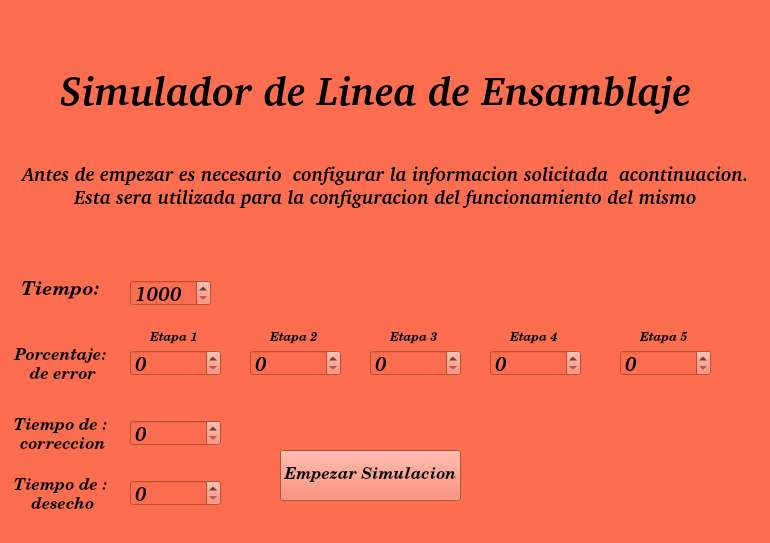
<?xml version="1.0" encoding="UTF-8"?>
<ui version="4.0">
 <class>Widget</class>
 <widget class="QWidget" name="Widget">
  <property name="geometry">
   <rect>
    <x>0</x>
    <y>0</y>
    <width>770</width>
    <height>543</height>
   </rect>
  </property>
  <property name="windowTitle">
   <string>Widget</string>
  </property>
  <property name="styleSheet">
   <string notr="true">background-color: rgb(252, 110, 79);</string>
  </property>
  <widget class="QLabel" name="label">
   <property name="geometry">
    <rect>
     <x>0</x>
     <y>50</y>
     <width>751</width>
     <height>81</height>
    </rect>
   </property>
   <property name="font">
    <font>
     <family>Bitstream Charter</family>
     <pointsize>30</pointsize>
     <weight>75</weight>
     <italic>true</italic>
     <bold>true</bold>
    </font>
   </property>
   <property name="text">
    <string>Simulador de Linea de Ensamblaje</string>
   </property>
   <property name="alignment">
    <set>Qt::AlignCenter</set>
   </property>
  </widget>
  <widget class="QLabel" name="label_2">
   <property name="geometry">
    <rect>
     <x>20</x>
     <y>150</y>
     <width>731</width>
     <height>71</height>
    </rect>
   </property>
   <property name="font">
    <font>
     <family>Bitstream Charter</family>
     <pointsize>14</pointsize>
     <weight>75</weight>
     <italic>true</italic>
     <bold>true</bold>
    </font>
   </property>
   <property name="text">
    <string>Antes de empezar es necesario  configurar la informacion solicitada  acontinuacion. 
Esta sera utilizada para la configuracion del funcionamiento del mismo</string>
   </property>
   <property name="alignment">
    <set>Qt::AlignCenter</set>
   </property>
  </widget>
  <widget class="QSpinBox" name="Phase1SpinBox">
   <property name="geometry">
    <rect>
     <x>130</x>
     <y>350</y>
     <width>91</width>
     <height>26</height>
    </rect>
   </property>
   <property name="font">
    <font>
     <family>Bitstream Charter</family>
     <pointsize>15</pointsize>
     <weight>75</weight>
     <italic>true</italic>
     <bold>true</bold>
    </font>
   </property>
   <property name="toolTip">
    <string>Porcentaje de error de la etapa 1</string>
   </property>
   <property name="minimum">
    <number>0</number>
   </property>
   <property name="maximum">
    <number>100</number>
   </property>
  </widget>
  <widget class="QLabel" name="label_3">
   <property name="geometry">
    <rect>
     <x>20</x>
     <y>270</y>
     <width>81</width>
     <height>41</height>
    </rect>
   </property>
   <property name="font">
    <font>
     <family>Century Schoolbook L</family>
     <pointsize>14</pointsize>
     <weight>75</weight>
     <italic>true</italic>
     <bold>true</bold>
    </font>
   </property>
   <property name="text">
    <string>Tiempo:</string>
   </property>
   <property name="alignment">
    <set>Qt::AlignCenter</set>
   </property>
  </widget>
  <widget class="QLabel" name="label_4">
   <property name="geometry">
    <rect>
     <x>0</x>
     <y>340</y>
     <width>121</width>
     <height>51</height>
    </rect>
   </property>
   <property name="font">
    <font>
     <family>Century Schoolbook L</family>
     <pointsize>12</pointsize>
     <weight>75</weight>
     <italic>true</italic>
     <bold>true</bold>
    </font>
   </property>
   <property name="text">
    <string>Porcentaje:
 de error</string>
   </property>
   <property name="alignment">
    <set>Qt::AlignCenter</set>
   </property>
  </widget>
  <widget class="QSpinBox" name="TimeSpinBox">
   <property name="geometry">
    <rect>
     <x>130</x>
     <y>280</y>
     <width>81</width>
     <height>26</height>
    </rect>
   </property>
   <property name="font">
    <font>
     <family>Bitstream Charter</family>
     <pointsize>15</pointsize>
     <weight>75</weight>
     <italic>true</italic>
     <bold>true</bold>
    </font>
   </property>
   <property name="toolTip">
    <string>Unidad de tiempo de las etapas</string>
   </property>
   <property name="minimum">
    <number>1000</number>
   </property>
   <property name="maximum">
    <number>10000</number>
   </property>
  </widget>
  <widget class="QSpinBox" name="Phase2SpinBox">
   <property name="geometry">
    <rect>
     <x>250</x>
     <y>350</y>
     <width>91</width>
     <height>26</height>
    </rect>
   </property>
   <property name="font">
    <font>
     <family>Bitstream Charter</family>
     <pointsize>15</pointsize>
     <weight>75</weight>
     <italic>true</italic>
     <bold>true</bold>
    </font>
   </property>
   <property name="toolTip">
    <string>Porcentaje de error de la etapa 2</string>
   </property>
   <property name="minimum">
    <number>0</number>
   </property>
   <property name="maximum">
    <number>100</number>
   </property>
  </widget>
  <widget class="QSpinBox" name="Phase3SpinBox">
   <property name="geometry">
    <rect>
     <x>370</x>
     <y>350</y>
     <width>91</width>
     <height>26</height>
    </rect>
   </property>
   <property name="font">
    <font>
     <family>Bitstream Charter</family>
     <pointsize>15</pointsize>
     <weight>75</weight>
     <italic>true</italic>
     <bold>true</bold>
    </font>
   </property>
   <property name="toolTip">
    <string>Porcentaje de error de la etapa 3</string>
   </property>
   <property name="minimum">
    <number>0</number>
   </property>
   <property name="maximum">
    <number>100</number>
   </property>
  </widget>
  <widget class="QSpinBox" name="Phase4SpinBox">
   <property name="geometry">
    <rect>
     <x>490</x>
     <y>350</y>
     <width>91</width>
     <height>26</height>
    </rect>
   </property>
   <property name="font">
    <font>
     <family>Bitstream Charter</family>
     <pointsize>15</pointsize>
     <weight>75</weight>
     <italic>true</italic>
     <bold>true</bold>
    </font>
   </property>
   <property name="toolTip">
    <string>Porcentaje de error de la etapa 4</string>
   </property>
   <property name="minimum">
    <number>0</number>
   </property>
   <property name="maximum">
    <number>100</number>
   </property>
  </widget>
  <widget class="QSpinBox" name="Phase5SpinBox">
   <property name="geometry">
    <rect>
     <x>620</x>
     <y>350</y>
     <width>91</width>
     <height>26</height>
    </rect>
   </property>
   <property name="font">
    <font>
     <family>Bitstream Charter</family>
     <pointsize>15</pointsize>
     <weight>75</weight>
     <italic>true</italic>
     <bold>true</bold>
    </font>
   </property>
   <property name="toolTip">
    <string>Porcentaje de error de la etapa 5</string>
   </property>
   <property name="minimum">
    <number>0</number>
   </property>
   <property name="maximum">
    <number>100</number>
   </property>
  </widget>
  <widget class="QLabel" name="label_5">
   <property name="geometry">
    <rect>
     <x>150</x>
     <y>330</y>
     <width>67</width>
     <height>17</height>
    </rect>
   </property>
   <property name="font">
    <font>
     <family>Century Schoolbook L</family>
     <weight>75</weight>
     <italic>true</italic>
     <bold>true</bold>
    </font>
   </property>
   <property name="text">
    <string>Etapa 1</string>
   </property>
  </widget>
  <widget class="QLabel" name="label_6">
   <property name="geometry">
    <rect>
     <x>270</x>
     <y>330</y>
     <width>67</width>
     <height>17</height>
    </rect>
   </property>
   <property name="font">
    <font>
     <family>Century Schoolbook L</family>
     <weight>75</weight>
     <italic>true</italic>
     <bold>true</bold>
    </font>
   </property>
   <property name="text">
    <string>Etapa 2</string>
   </property>
  </widget>
  <widget class="QLabel" name="label_7">
   <property name="geometry">
    <rect>
     <x>390</x>
     <y>330</y>
     <width>67</width>
     <height>17</height>
    </rect>
   </property>
   <property name="font">
    <font>
     <family>Century Schoolbook L</family>
     <weight>75</weight>
     <italic>true</italic>
     <bold>true</bold>
    </font>
   </property>
   <property name="text">
    <string>Etapa 3</string>
   </property>
  </widget>
  <widget class="QLabel" name="label_8">
   <property name="geometry">
    <rect>
     <x>510</x>
     <y>330</y>
     <width>67</width>
     <height>17</height>
    </rect>
   </property>
   <property name="font">
    <font>
     <family>Century Schoolbook L</family>
     <weight>75</weight>
     <italic>true</italic>
     <bold>true</bold>
    </font>
   </property>
   <property name="text">
    <string>Etapa 4</string>
   </property>
  </widget>
  <widget class="QLabel" name="label_9">
   <property name="geometry">
    <rect>
     <x>640</x>
     <y>330</y>
     <width>67</width>
     <height>17</height>
    </rect>
   </property>
   <property name="font">
    <font>
     <family>Century Schoolbook L</family>
     <weight>75</weight>
     <italic>true</italic>
     <bold>true</bold>
    </font>
   </property>
   <property name="text">
    <string>Etapa 5</string>
   </property>
  </widget>
  <widget class="QLabel" name="label_10">
   <property name="geometry">
    <rect>
     <x>0</x>
     <y>410</y>
     <width>121</width>
     <height>51</height>
    </rect>
   </property>
   <property name="font">
    <font>
     <family>Century Schoolbook L</family>
     <pointsize>12</pointsize>
     <weight>75</weight>
     <italic>true</italic>
     <bold>true</bold>
    </font>
   </property>
   <property name="text">
    <string>Tiempo de : 
 correccion</string>
   </property>
   <property name="alignment">
    <set>Qt::AlignCenter</set>
   </property>
  </widget>
  <widget class="QSpinBox" name="CorrectionTimeSpinBox">
   <property name="geometry">
    <rect>
     <x>130</x>
     <y>420</y>
     <width>91</width>
     <height>26</height>
    </rect>
   </property>
   <property name="font">
    <font>
     <family>Bitstream Charter</family>
     <pointsize>15</pointsize>
     <weight>75</weight>
     <italic>true</italic>
     <bold>true</bold>
    </font>
   </property>
   <property name="toolTip">
    <string>Tiempo maximo recquerido para  corregir el producto</string>
   </property>
   <property name="minimum">
    <number>0</number>
   </property>
   <property name="maximum">
    <number>100</number>
   </property>
  </widget>
  <widget class="QLabel" name="label_11">
   <property name="geometry">
    <rect>
     <x>0</x>
     <y>470</y>
     <width>121</width>
     <height>51</height>
    </rect>
   </property>
   <property name="font">
    <font>
     <family>Century Schoolbook L</family>
     <pointsize>12</pointsize>
     <weight>75</weight>
     <italic>true</italic>
     <bold>true</bold>
    </font>
   </property>
   <property name="text">
    <string>Tiempo de : 
 desecho</string>
   </property>
   <property name="alignment">
    <set>Qt::AlignCenter</set>
   </property>
  </widget>
  <widget class="QSpinBox" name="DisposeTimeSpinBox">
   <property name="geometry">
    <rect>
     <x>130</x>
     <y>480</y>
     <width>91</width>
     <height>26</height>
    </rect>
   </property>
   <property name="font">
    <font>
     <family>Bitstream Charter</family>
     <pointsize>15</pointsize>
     <weight>75</weight>
     <italic>true</italic>
     <bold>true</bold>
    </font>
   </property>
   <property name="toolTip">
    <string>Tiempo maximo recquerido para  desechar el producto</string>
   </property>
   <property name="minimum">
    <number>0</number>
   </property>
   <property name="maximum">
    <number>100</number>
   </property>
  </widget>
  <widget class="QLabel" name="label_12">
   <property name="geometry">
    <rect>
     <x>520</x>
     <y>400</y>
     <width>171</width>
     <height>141</height>
    </rect>
   </property>
   <property name="autoFillBackground">
    <bool>false</bool>
   </property>
   <property name="text">
    <string/>
   </property>
   <property name="pixmap">
    <pixmap>ComputerImage.png</pixmap>
   </property>
   <property name="scaledContents">
    <bool>true</bool>
   </property>
  </widget>
  <widget class="QPushButton" name="pushButton">
   <property name="geometry">
    <rect>
     <x>280</x>
     <y>450</y>
     <width>181</width>
     <height>51</height>
    </rect>
   </property>
   <property name="font">
    <font>
     <family>Century Schoolbook L</family>
     <pointsize>12</pointsize>
     <weight>75</weight>
     <italic>true</italic>
     <bold>true</bold>
    </font>
   </property>
   <property name="text">
    <string>Empezar Simulacion</string>
   </property>
  </widget>
 </widget>
 <resources/>
 <connections/>
</ui>
